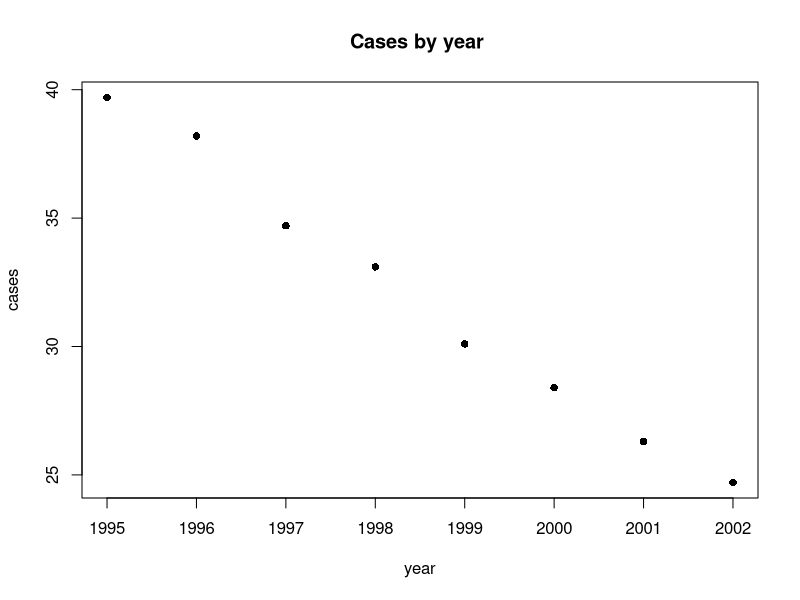
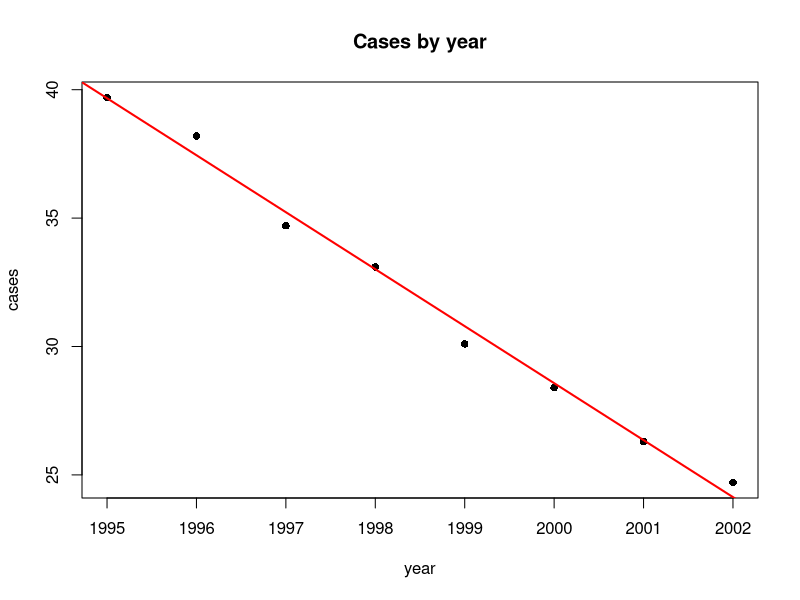

These figures' R source, in order:
year = c(1995, 1996, 1997, 1998, 1999, 2000, 2001, 2002)
cases = c(39.7, 38.2, 34.7, 33.1, 30.1, 28.4, 26.3, 24.7)
data_set = data.frame(year = year, cases = cases)
head(data_set)
plot(data_set, main = "Cases by year ", pch = 16)
model = lm(cases ~ year, data = data_set)
plot(data_set, main = "Cases by year", pch = 16)
abline(model, col = "red", lwd = 2)
